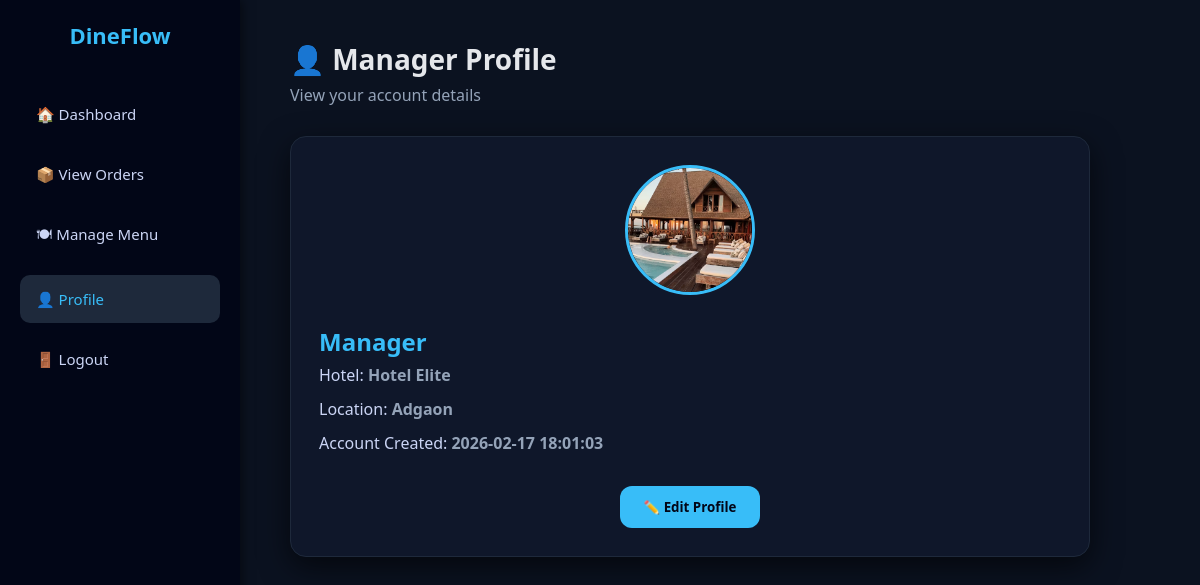
Page /hotel_manager/manager_profile.php (signed in) on the committed database.
### tables this page shows
CREATE TABLE `hotels` (
  `id` int(11) NOT NULL,
  `hotel_name` varchar(150) NOT NULL,
  `location` varchar(255) DEFAULT NULL,
  `contact` varchar(20) DEFAULT NULL,
  `created_at` timestamp NOT NULL DEFAULT current_timestamp(),
  `image` varchar(255) DEFAULT NULL,
  `status` varchar(50) DEFAULT 'active'
);

CREATE TABLE `managers` (
  `id` int(11) NOT NULL,
  `hotel_id` int(11) DEFAULT NULL,
  `name` varchar(100) NOT NULL,
  `email` varchar(100) NOT NULL,
  `password` varchar(255) NOT NULL,
  `created_at` timestamp NOT NULL DEFAULT current_timestamp()
);

### hotel_manager/manager_profile.php (the view, shortened to what this page needs)
<?php
include '../db.php';
$hotel_id = $_SESSION['hotel_id'];
$stmt = $conn->prepare("SELECT * FROM managers WHERE hotel_id = ?");
$stmt->bind_param("i", $hotel_id);
$stmt->execute();
$result = $stmt->get_result();
$manager = $result->fetch_assoc();
$stmt2 = $conn->prepare("SELECT hotel_name, location, image FROM hotels WHERE id = ?");
$stmt2->bind_param("i", $hotel_id);
$stmt2->execute();
$hotel_result = $stmt2->get_result();
$hotel = $hotel_result->fetch_assoc();
?>
<!DOCTYPE html>
<html lang="en">
<head>
</head>
<body>
<div class="layout">
    <div class="sidebar">
        <h2>DineFlow</h2>
        <a href="manager_dashboard.php">🏠 Dashboard</a>
        <a href="view_order.php">📦 View Orders</a>
        <a href="manager_menu.php">🍽 Manage Menu</a>
        <a href="profile.php" class="active">👤 Profile</a>
        <a href="../logout.php">🚪 Logout</a>
    </div>
    <div class="content">
        <div class="page-header">
            <h1>👤 Manager Profile</h1>
            <p>View your account details</p>
        </div>
        <div class="card">
            <img src="../uploads/<?php echo $hotel['image'] ?? 'default.png'; ?>" alt="Profile Image" class="profile-img">
            <div class="profile-info">
                <h2><?php echo $manager['username'] ?? 'Manager'; ?></h2>
                <p>Hotel: <span><?php echo $hotel['hotel_name'] ?? 'N/A'; ?></span></p>
                <p>Location: <span><?php echo $hotel['location'] ?? 'N/A'; ?></span></p>
                <p>Account Created: <span><?php echo $manager['created_at'] ?? 'N/A'; ?></span></p>
            </div>
            <button class="edit-btn" onclick="window.location.href='edit_profile_manager.php'">✏️ Edit Profile</button>
        </div>
    </div>
</div>
</body>
</html>

### hotel_manager/manager_profile.php (style rules this page uses)
* { margin:0; padding:0; box-sizing:border-box; font-family:'Segoe UI', sans-serif; }
body { background:#0b1220; color:#e5e7eb; }
.layout { display:flex; }
.sidebar { width:240px; height:100vh; background:#020617; padding:20px; position:fixed; box-shadow: 2px 0 10px rgba(0,0,0,0.5); }
.sidebar h2 { text-align:center; color:#38bdf8; margin-bottom:40px; font-size:22px; }
.sidebar a { display:block; padding:14px 16px; margin-bottom:12px; color:#cbd5f5; text-decoration:none; border-radius:10px; font-size:15px; }
.sidebar a:hover, .sidebar a.active { background:#1e293b; color:#38bdf8; }
.content { margin-left:240px; width:100%; padding:40px 50px; max-width:900px; }
.page-header { margin-bottom:30px; }
.page-header h1 { font-size:28px; margin-bottom:6px; }
.page-header p { color:#94a3b8; }
.card { background:#0f172a; border-radius:16px; padding:28px; margin-bottom:40px; box-shadow:0 10px 30px rgba(0,0,0,0.6); border:1px solid #1e293b; display:flex; flex-direction: column; align-items: center; }
.profile-img { width:130px; height:130px; border-radius:50%; object-fit:cover; border:3px solid #38bdf8; margin-bottom:20px; }
.profile-info { width:100%; margin-top:10px; }
.profile-info h2 { color:#38bdf8; margin-bottom:6px; }
.profile-info p { margin-bottom:12px; color:#cbd5f5; }
.profile-info span { font-weight:600; color:#94a3b8; }
.edit-btn { margin-top:20px; background:#38bdf8; color:#020617; font-weight:600; padding:12px 24px; border:none; border-radius:12px; cursor:pointer; transition:0.3s; }

### rows in the picture
hotels: image (picture), hotel_name "Hotel Elite", location "Adgaon"
managers: created_at "2026-02-17 18:01:03"

### other values in the picture
$manager['username'] "Manager"
